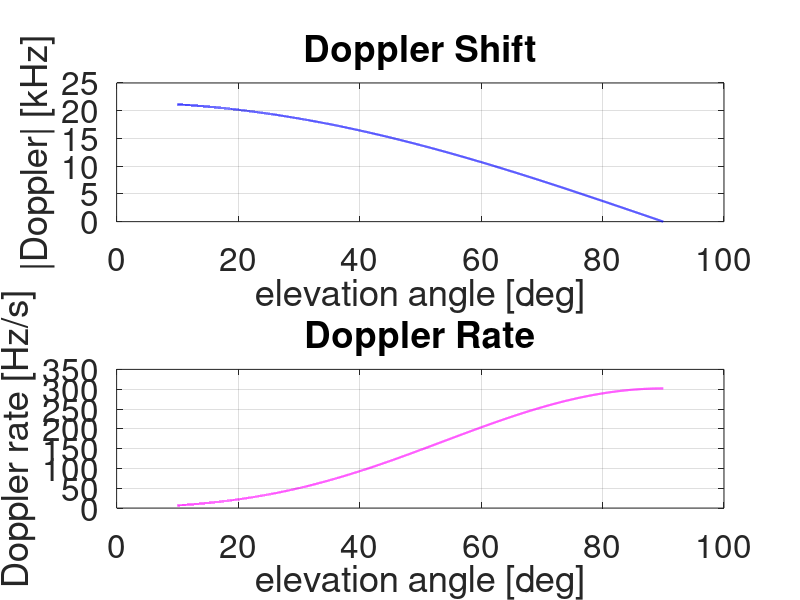
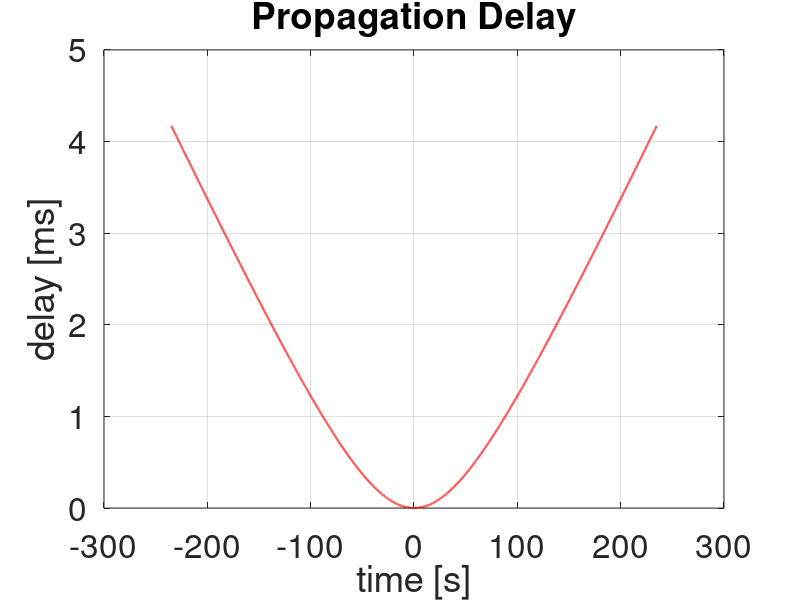

MATLAB code to generate these figures, in order:
clear; clc; close all;

c   = 3e8;
GM  = 3.986e14;
Re  = 6.371e6;
fc  = 920e6;
h   = 540e3;

El_min = 10;
SF = 12;
n_bit = 10;
BW = 100e3;
M  = 2^SF;
T_slot = M / BW;
C = 3*2^n_bit + 303;
T_cw = (C-1)*T_slot;

v_sat = sqrt(GM / (Re + h));
w_sat = v_sat / (Re + h);

t = -300 : 0.01 : 300;
alpha = w_sat .* t;

d = sqrt(Re^2 + (Re+h)^2 - 2*Re*(Re+h).*cos(alpha));
El = asin(((Re+h)^2 - Re^2 - d.^2) ./ (2*Re.*d)) * 180/pi;
ddot = Re*(Re+h)*sin(alpha)*w_sat ./ d;
fd   = -(fc/c) .* ddot;
dfd_dt = gradient(fd, t);
tau  = d / c;

visible = El >= El_min;
El_vis     = El(visible);
fd_vis     = fd(visible);
dfd_dt_vis = dfd_dt(visible);
t_vis      = t(visible);
tau_vis    = tau(visible);

font_size = 24;

[El_sorted, idx_sort] = sort(El_vis);
fd_sorted     = fd_vis(idx_sort);
dfd_dt_sorted = dfd_dt_vis(idx_sort);

figure;
subplot(2,1,1);
plot(El_sorted, abs(fd_sorted)/1e3, 'b', 'LineWidth', 1.5);
grid on;
xlabel('elevation angle [deg]'); ylabel('|Doppler| [kHz]');
title('Doppler Shift');
set(gca, 'FontSize', font_size);

subplot(2,1,2);
plot(El_sorted, abs(dfd_dt_sorted), 'm', 'LineWidth', 1.5);
grid on;
xlabel('elevation angle [deg]'); ylabel('Doppler rate [Hz/s]');
title('Doppler Rate');
set(gca, 'FontSize', font_size);

figure;
plot(t_vis, (tau_vis - min(tau_vis))*1e3, 'r', 'LineWidth', 1.5);
grid on;
xlabel('time [s]'); ylabel('delay [ms]');
title('Propagation Delay');
set(gca, 'FontSize', font_size);

t_start = t_vis(t_vis + T_cw <= max(t_vis));
alpha_s = w_sat * t_start;
alpha_e = w_sat * (t_start + T_cw);
d_s = sqrt(Re^2 + (Re+h)^2 - 2*Re*(Re+h)*cos(alpha_s));
d_e = sqrt(Re^2 + (Re+h)^2 - 2*Re*(Re+h)*cos(alpha_e));
delay_change = abs(d_e - d_s) / c * 1e3;

fprintf('Satellite Speed         : %.1f km/s\n', v_sat/1e3);
fprintf('Maximum Doppler Shift   : ±%.1f kHz\n', max(abs(fd_vis))/1e3);
fprintf('Max Doppler Rate         : %.1f Hz/s\n', max(abs(dfd_dt_vis)));
fprintf('T_cw                     : %.1f s\n', T_cw);
fprintf('Max delay change within one codeword = %.3f ms\n', max(delay_change));
